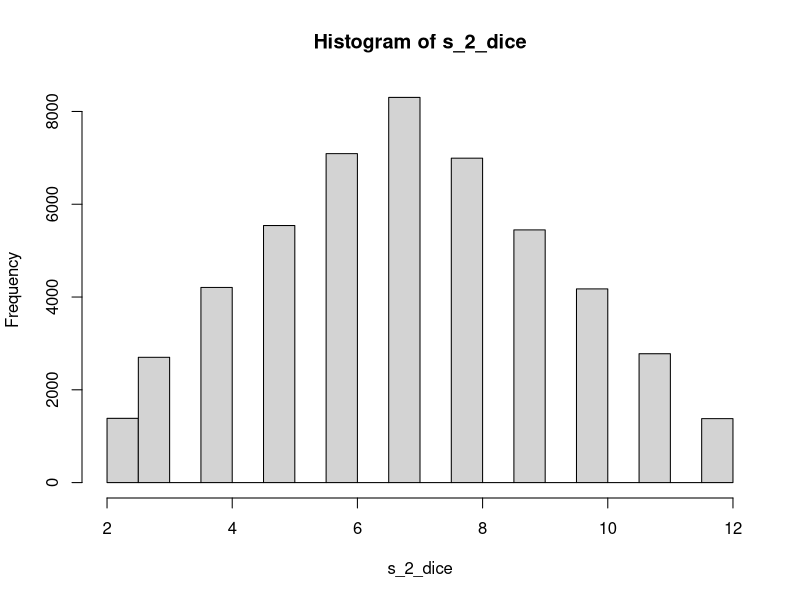
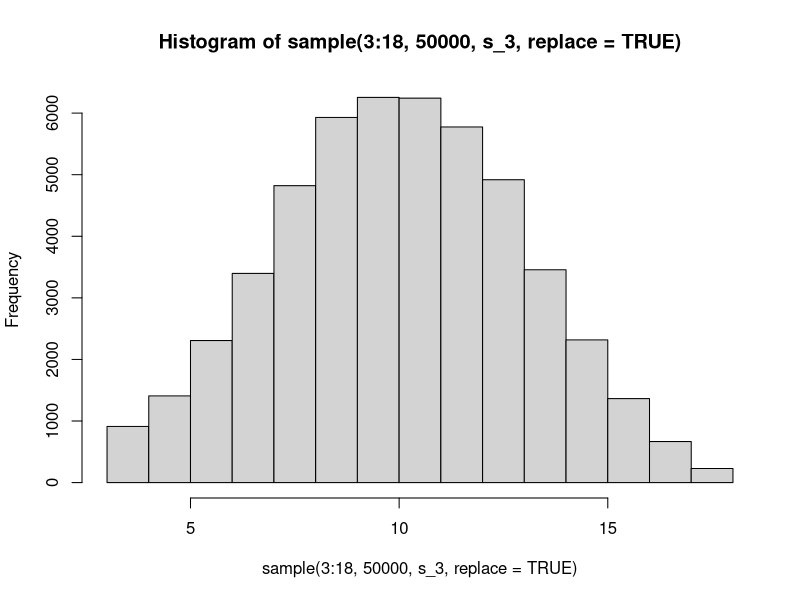
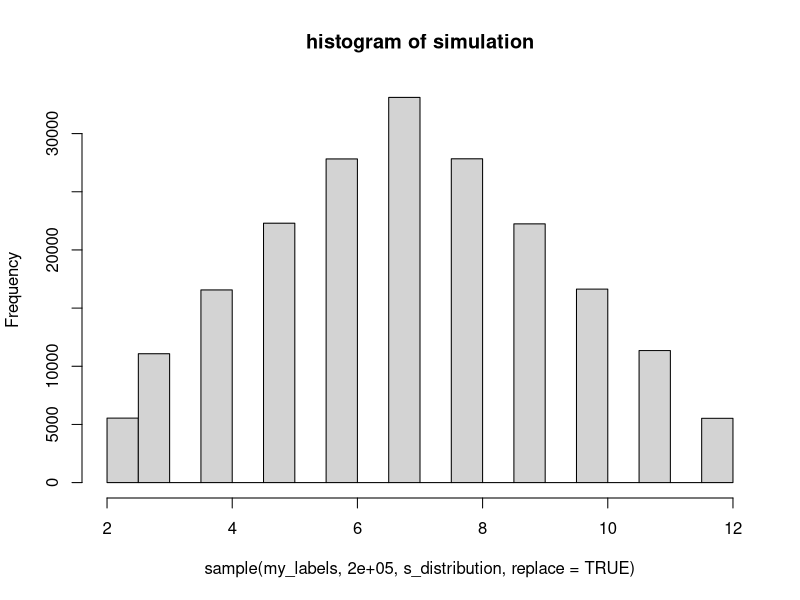
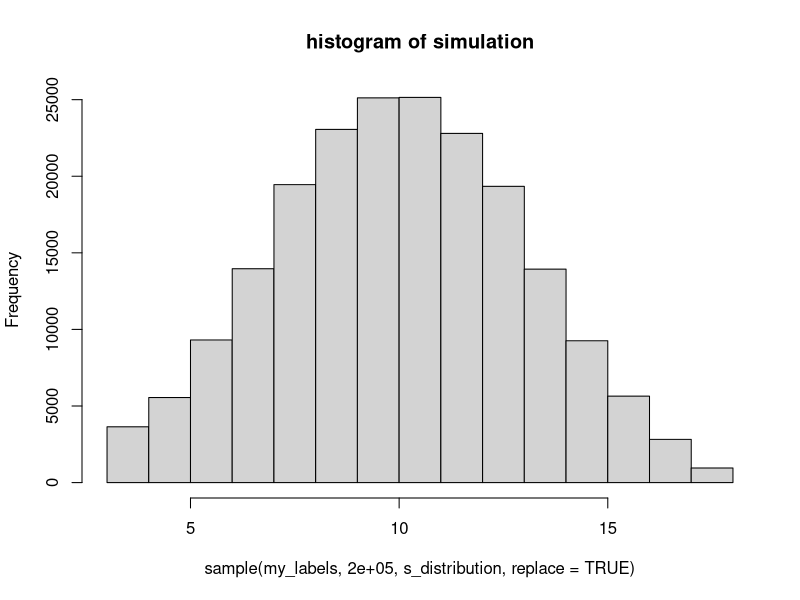
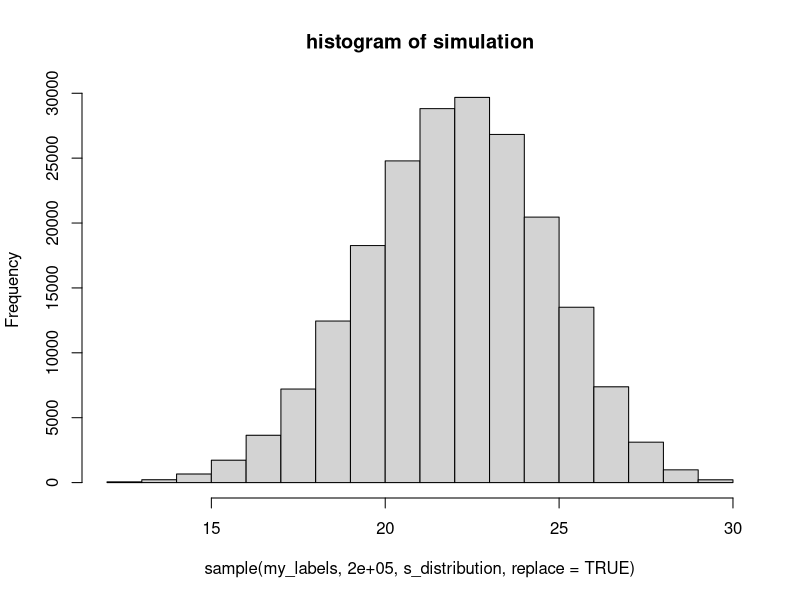
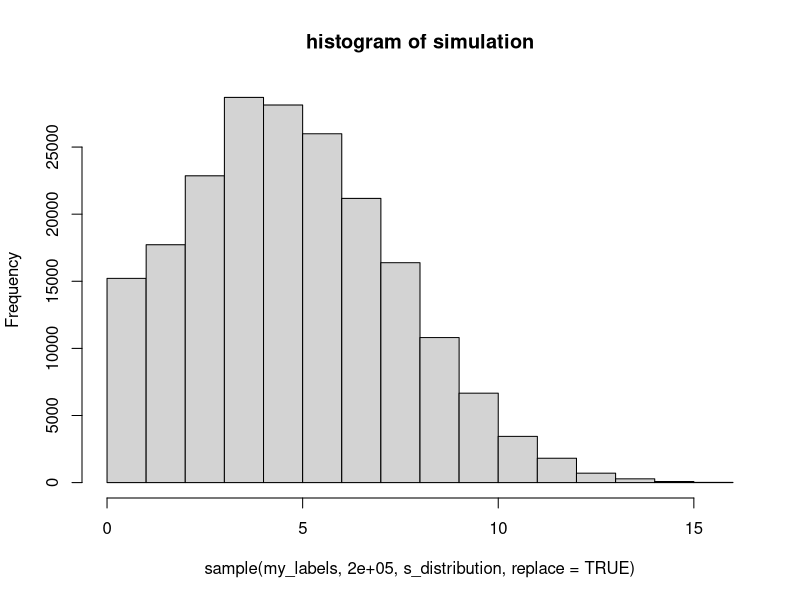
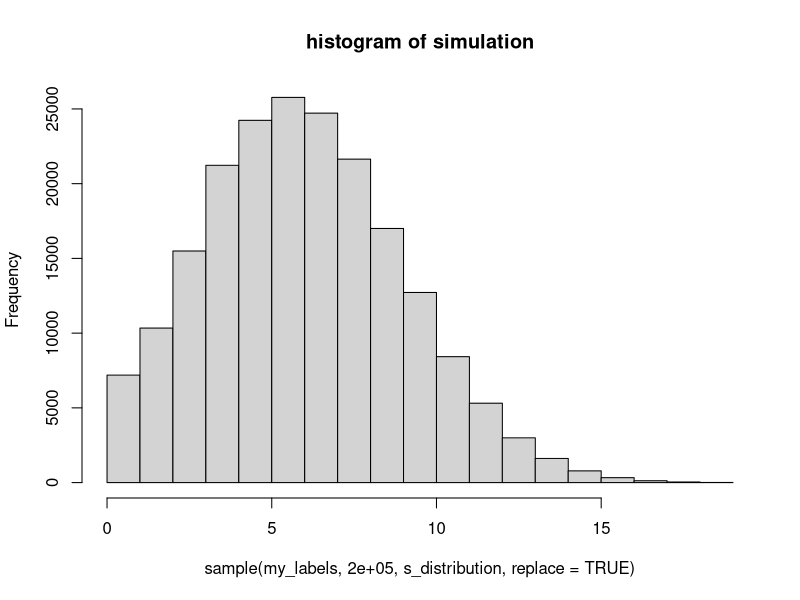
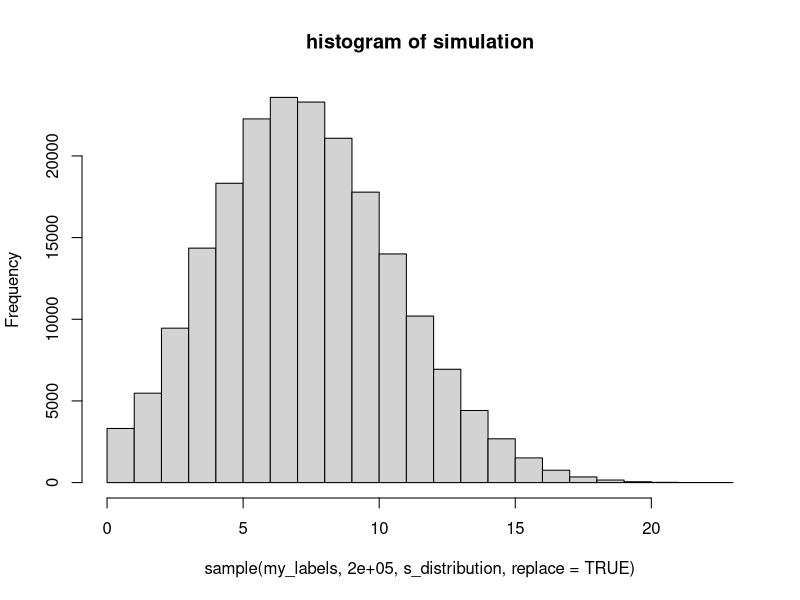

These figures' R source, in order:
## ---- chunk 1
knitr::opts_chunk$set(echo = TRUE)
## ---- chunk 2
library(tidyverse)
library(dplyr)
library(knitr)
## ---- chunk 3
# X1
x_1 <- c(rep(1/6, 6))
# x2
x_2 <- c(rep(1/6, 6))
# S2=x1+x2
s_2 <- convolve(x_1, x_2, type = "open")
s_2
## ---- chunk 4
## sanity check sum 2, 12 should equal 1/6*1/6
dice_add_to_2 <- s_2[1]
dice_add_to_12 <- s_2[11]
round(dice_add_to_2, 2) == round(dice_add_to_12, 2)
round(1/36, 2) == round(dice_add_to_2, 2)


## visual check
s_2_dice <- sample(2:12, 50000, s_2, replace = TRUE)
hist(s_2_dice)

## ---- chunk 5
# s3
s_3 <- convolve(s_2,rev(x_2), type = "open")
hist(sample(3:18, 50000, s_3, replace = TRUE))
## ---- chunk 6
my_n_fold_convolution <- function(s, prob, labels, start, stop)
{
    fold <- 2
    s_distribution <- prob
    while (fold <= s)
    {
        s_distribution <- convolve(prob, rev(s_distribution), conj = TRUE, 
            type = "open")
        fold <- fold + 1
    }
    labels_start <- s * start
    label_end <- s * stop
    my_labels <- labels_start:label_end
    hist(sample(my_labels, 2e+05, s_distribution, replace = TRUE), main = "histogram of simulation")
    return(s_distribution)
}
## ---- chunk 7
dice <- 1:6
my_s2 <- my_n_fold_convolution(2, x_2, dice, 1, 6)
my_s3 <- my_n_fold_convolution(3, x_2, dice, 1, 6)
kable(as_data_frame(cbind(my_s3, s3 = s_3 ,my_s2, s2 = s_2)))
## ---- chunk 8
winnings_dist <- my_n_fold_convolution(s = 10, prob = c(1/4, 1/4, 1/2), 
    labels = c(1, 2, 3), start = 1, stop = 3)
winnings_dist
## ---- chunk 9
our_probability <- c(0.4, 0.2, 0.2, 0.1, 0.1)
my_labels <- 0:4
start <- 0
end <- 4
## ---- chunk 10
four_games <- my_n_fold_convolution(s = 4, prob = our_probability, labels = my_labels, 
    start = 0, stop =  4)
five_games <- my_n_fold_convolution(s = 5, prob = our_probability, labels = my_labels, 
    start = 0, stop = 4)
six_games <- my_n_fold_convolution(s = 6, prob = our_probability, labels = my_labels, 
    start = 0, stop = 4)
seven_games <- my_n_fold_convolution(s = 7 , prob = our_probability, labels = my_labels, 
    start = 0, stop = 4)
## ---- chunk 11
expected_hits_fourgames <- as_data_frame(cbind(four_games, hits = start:(end * 
    4)))
kable(expected_hits_fourgames)
## ---- chunk 12
print(0.4^4)
print(0.1^4)
## ---- chunk 13
# 5 games
expected_hits_fivegames <- as_data_frame(cbind(five_games, hits = start:(end * 
    5)))
kable(expected_hits_fivegames)
# 6 games
expected_hits_sixgames <- as_data_frame(cbind(six_games, hits = start:(end * 
    6)))
kable(expected_hits_sixgames)
# 7 games
expected_hits_sevengames <- as_data_frame(cbind(seven_games, hits = start:(end * 
    7)))
kable(expected_hits_sevengames)
## ---- chunk 14
expected_hits_fourgames
# calculate hits needed 4 games
four_gamesba <- 7/16
# filter and summarize
expected_hits_fourgames %>% filter(hits >= 7) %>% summarize(sum(four_games))
# calculate hits needed 5 games
five_gamesba <- 8/20
# filter and summarize
expected_hits_fivegames %>% filter(hits >= 8) %>% summarize(sum(five_games))
# calculate hits needed 6 games
six_gamesba <- 10/24
# filter and summarize
expected_hits_sixgames %>% filter(hits >= 10) %>% summarize(sum(six_games))
# calculate hits needed 7 games
seven_gamesba <- 12/28
# filter and summarize
expected_hits_sevengames %>% filter(hits >= 12) %>% summarize(sum(seven_games))
## ---- chunk 15
# Rebuild function without simulation graph
my_n_fold_convolution <- function(s, prob, labels, start, stop)
{
    fold <- 2
    s_distribution <- prob
    while (fold <= s)
    {
        s_distribution <- convolve(prob, rev(s_distribution), conj = TRUE, 
            type = "open")
        fold <- fold + 1
    }
    # print(s_distribution)
    labels_start <- s * start
    label_end <- s * stop
    my_labels <- labels_start:label_end
    return(s_distribution)
}
## ---- chunk 16
## simulation
set.seed(5)
batting_avg_longterm <- sample(0:4, 365, our_probability, replace = TRUE)
sum(batting_avg_longterm)/(length(batting_avg_longterm) * 4)
## ---- chunk 17
# Solution A
total_career_hit_distribution <- my_n_fold_convolution(s = 1650, prob = our_probability, 
    my_labels, 0, 4)
my_df <- as_data_frame(cbind(total_career_hit_distribution, (0:6600)))
## expected value of hits at .500 of distribution
sum(my_df$total_career_hit_distribution[0:2145])
## 2145 hits/ 6600 total ab
2145/6600

# Alternative solution
my_cdf <- dplyr::as_data_frame(cbind(cumsum(my_df$total_career_hit_distribution), 
    my_df$V1))
my_cdf %>% filter(V1 > 0.5 & V1 < 0.51)
